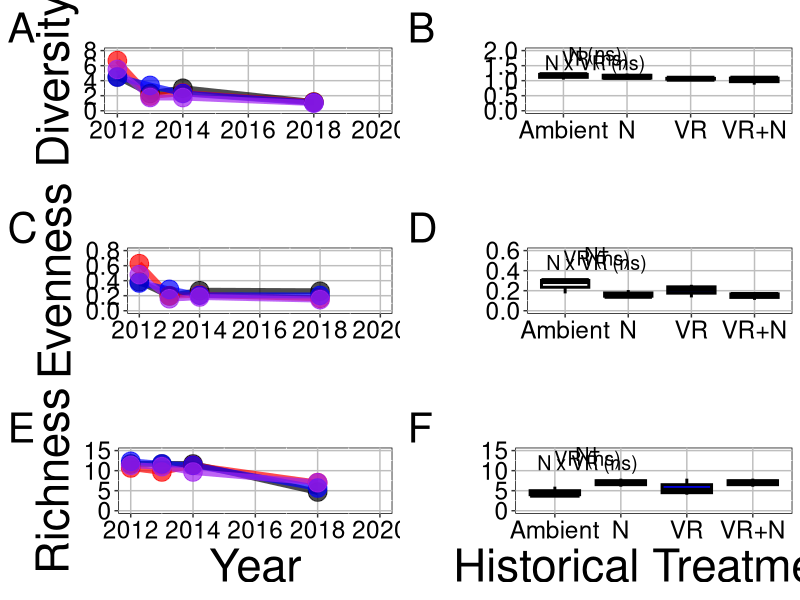
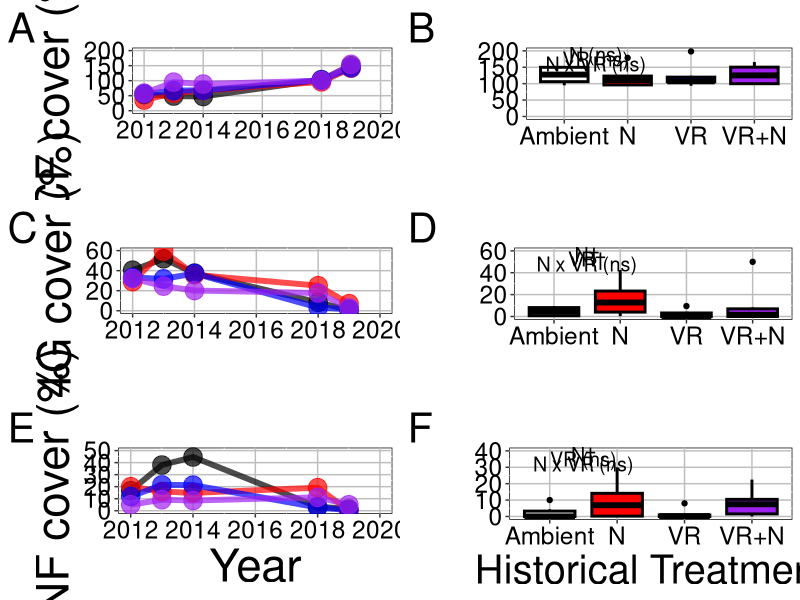

R code for these plots, in order:
# script for plotting data from the PRICLE after cessation of treatments

## Load packages and functions
library(lme4)
library(car)
library(emmeans)
library(tidyverse)
library(gtable)
library(grid)

multiplot <- function(..., plotlist=NULL, cols) {
  require(grid)
  
  # Make a list from the ... arguments and plotlist
  plots <- c(list(...), plotlist)
  
  numPlots = length(plots)
  
  # Make the panel
  plotCols = cols                          # Number of columns of plots
  plotRows = ceiling(numPlots/plotCols) # Number of rows needed, calculated from # of cols
  
  # Set up the page
  grid.newpage()
  pushViewport(viewport(layout = grid.layout(plotRows, plotCols)))
  vplayout <- function(x, y)
    viewport(layout.pos.row = x, layout.pos.col = y)
  
  # Make each plot, in the correct location
  for (i in 1:numPlots) {
    curRow = ceiling(i/plotCols)
    curCol = (i-1) %% plotCols + 1
    print(plots[[i]], vp = vplayout(curRow, curCol ))
  }
  
}

## read in data
diversity = subset(read.csv('../data/diversity_data.csv'))
cover_sum = subset(read.csv('../data/cover_pft_data.csv'))

## create factors
diversity$nitrogenfac = as.factor(diversity$nitrogen)
diversity$precipitationfac = as.factor(diversity$precipitation)
diversity$blockfac = as.factor(diversity$block)
diversity$yearfac = as.factor(diversity$year)
diversity$plotfac = as.factor(diversity$plot)
cover_sum$nitrogenfac = as.factor(cover_sum$nitrogen)
cover_sum$precipitationfac = as.factor(cover_sum$precipitation)
cover_sum$blockfac = as.factor(cover_sum$block)
cover_sum$yearfac = as.factor(cover_sum$year)
cover_sum$plotfac = as.factor(cover_sum$plot)

## create treatment variable
diversity$treatment[diversity$precipitationfac == '0' & diversity$nitrogenfac == '0'] = 'Ambient'
diversity$treatment[diversity$precipitationfac == '1' & diversity$nitrogenfac == '0'] = 'VR'
diversity$treatment[diversity$precipitationfac == '0' & diversity$nitrogenfac == '1'] = 'N'
diversity$treatment[diversity$precipitationfac == '1' & diversity$nitrogenfac == '1'] = 'VR+N'
cover_sum$treatment[cover_sum$precipitationfac == '0' & cover_sum$nitrogenfac == '0'] = 'Ambient'
cover_sum$treatment[cover_sum$precipitationfac == '1' & cover_sum$nitrogenfac == '0'] = 'VR'
cover_sum$treatment[cover_sum$precipitationfac == '0' & cover_sum$nitrogenfac == '1'] = 'N'
cover_sum$treatment[cover_sum$precipitationfac == '1' & cover_sum$nitrogenfac == '1'] = 'VR+N'

## create summarized dataset (for time plotting)
diversity_group_by = group_by(diversity, yearfac, treatment)
diversity_year_mean = summarise(diversity_group_by,
                                n = n(),
                                D_mean = mean(D, na.rm = T),
                                D_se = sd(D, na.rm = T)/sqrt(n),
                                E_mean = mean(E, na.rm = T),
                                E_se = sd(E, na.rm = T)/sqrt(n),
                                R_mean = mean(R, na.rm = T),
                                R_se = sd(R, na.rm = T)/sqrt(n))
diversity_year_mean$year = as.numeric(as.character(diversity_year_mean$yearfac))

cover_sum_group_by = group_by(cover_sum, yearfac, treatment, pft)
cover_sum_year_mean = summarise(cover_sum_group_by,
                                n = n(),
                                Sum_mean = mean(Sum, na.rm = T),
                                Sum_se = sd(Sum, na.rm = T)/sqrt(n))
cover_sum_year_mean$year = as.numeric(as.character(cover_sum_year_mean$yearfac))

## create figures

### diversity figure
d_plot = ggplot(data = subset(diversity, year > 2015), 
                aes(y = D, x = treatment, fill = treatment)) +
  theme(legend.position = 'none',
        legend.title = element_blank(),
        axis.title.y=element_text(size=rel(3), colour = 'black'),
        axis.title.x=element_text(size=rel(3), colour = 'black'),
        axis.text.x=element_text(size=rel(2), colour = 'black'),
        axis.text.y=element_text(size=rel(2), colour = 'black'),
        panel.background = element_rect(fill = 'white', colour = 'black'),
        panel.grid.major = element_line(colour = "grey"),
        legend.background = element_blank(),
        legend.box.background = element_rect(colour = "black"),
        plot.tag = element_text(size = 30)) +
  geom_boxplot(position = 'dodge', colour = 'black', lwd = 1) +
  scale_fill_manual(values = c('white', 'red', 'blue', 'purple')) +
  ylim(c(0, 2)) +
  ylab('') +
  xlab('') +
  annotate('text', x = 1.5, y = c(1.9, 1.75, 1.6), 
           label = c('N (ns)', 'VR (ns)', 'N x VR (ns)'), size = 5) +
  labs(tag = "B")

d_plot_time = ggplot(data = diversity_year_mean, 
                     aes(y = D_mean, x = year, color = treatment)) +
  theme(legend.position = 'none',
        legend.title = element_blank(),
        axis.title.y=element_text(size=rel(3), colour = 'black'),
        axis.title.x=element_text(size=rel(3), colour = 'black'),
        axis.text.x=element_text(size=rel(2), colour = 'black'),
        axis.text.y=element_text(size=rel(2), colour = 'black'),
        panel.background = element_rect(fill = 'white', colour = 'black'),
        panel.grid.major = element_line(colour = "grey"),
        legend.background = element_blank(),
        legend.box.background = element_rect(colour = "black"),
        plot.tag = element_text(size = 30)) +
  geom_line(size = 2, alpha = 0.7) +
  geom_point(size = 6, alpha = 0.7) +
  scale_color_manual(values = c('black', 'red', 'blue', 'purple')) +
  ylim(c(0, 8)) +
  xlim(c(2012, 2020)) +
  ylab('Diversity') +
  xlab('') +
  labs(tag = "A")

e_plot = ggplot(data = subset(diversity, year > 2015), 
                aes(y = E, x = treatment, fill = treatment)) +
  theme(legend.position = 'none',
        legend.title = element_blank(),
        axis.title.y=element_text(size=rel(3), colour = 'black'),
        axis.title.x=element_text(size=rel(3), colour = 'black'),
        axis.text.x=element_text(size=rel(2), colour = 'black'),
        axis.text.y=element_text(size=rel(2), colour = 'black'),
        panel.background = element_rect(fill = 'white', colour = 'black'),
        panel.grid.major = element_line(colour = "grey"),
        legend.background = element_blank(),
        legend.box.background = element_rect(colour = "black"),
        plot.tag = element_text(size = 30)) +
  geom_boxplot(position = 'dodge', colour = 'black', lwd = 1) +
  scale_fill_manual(values = c('white', 'red', 'blue', 'purple')) +
  ylim(c(0, 0.6)) +
  ylab('') +
  xlab('') +
  annotate('text', x = 1.5, y = c(1.9/3.33, 1.75/3.33, 1.6/3.33), 
           label = c('N†', 'VR (ns)', 'N x VR (ns)'), size = 5) +
  labs(tag = "D")

e_plot_time = ggplot(data = diversity_year_mean, 
                     aes(y = E_mean, x = year, color = treatment)) +
  theme(legend.position = 'none',
        legend.title = element_blank(),
        axis.title.y=element_text(size=rel(3), colour = 'black'),
        axis.title.x=element_text(size=rel(3), colour = 'black'),
        axis.text.x=element_text(size=rel(2), colour = 'black'),
        axis.text.y=element_text(size=rel(2), colour = 'black'),
        panel.background = element_rect(fill = 'white', colour = 'black'),
        panel.grid.major = element_line(colour = "grey"),
        legend.background = element_blank(),
        legend.box.background = element_rect(colour = "black"),
        plot.tag = element_text(size = 30)) +
  geom_line(size = 2, alpha = 0.7) +
  geom_point(size = 6, alpha = 0.7) +
  scale_color_manual(values = c('black', 'red', 'blue', 'purple')) +
  ylim(c(0, 0.8)) +
  xlim(c(2012, 2020)) +
  ylab('Evenness') +
  xlab('') +
  labs(tag = "C")

r_plot = ggplot(data = subset(diversity, year > 2015), 
                aes(y = R, x = treatment, fill = treatment)) +
  theme(legend.position = 'none',
        legend.title = element_blank(),
        axis.title.y=element_text(size=rel(3), colour = 'black'),
        axis.title.x=element_text(size=rel(3), colour = 'black'),
        axis.text.x=element_text(size=rel(2), colour = 'black'),
        axis.text.y=element_text(size=rel(2), colour = 'black'),
        panel.background = element_rect(fill = 'white', colour = 'black'),
        panel.grid.major = element_line(colour = "grey"),
        legend.background = element_blank(),
        legend.box.background = element_rect(colour = "black"),
        plot.tag = element_text(size = 30)) +
  geom_boxplot(position = 'dodge', colour = 'black', lwd = 1) +
  scale_fill_manual(values = c('white', 'red', 'blue', 'purple')) +
  ylim(c(0, 15)) +
  ylab('') +
  xlab('Historical Treatment') +
  annotate('text', x = 1.5, y = c(1.9*7.5, 1.75*7.5, 1.6*7.5), 
           label = c('N†', 'VR (ns)', 'N x VR (ns)'), size = 5) +
  labs(tag = "F")

r_plot_time = ggplot(data = diversity_year_mean, 
                     aes(y = R_mean, x = year, color = treatment)) +
  theme(legend.position = 'none',
        legend.title = element_blank(),
        axis.title.y=element_text(size=rel(3), colour = 'black'),
        axis.title.x=element_text(size=rel(3), colour = 'black'),
        axis.text.x=element_text(size=rel(2), colour = 'black'),
        axis.text.y=element_text(size=rel(2), colour = 'black'),
        panel.background = element_rect(fill = 'white', colour = 'black'),
        panel.grid.major = element_line(colour = "grey"),
        legend.background = element_blank(),
        legend.box.background = element_rect(colour = "black"),
        plot.tag = element_text(size = 30)) +
  geom_line(size = 2, alpha = 0.7) +
  geom_point(size = 6, alpha = 0.7) +
  scale_color_manual(values = c('black', 'red', 'blue', 'purple')) +
  ylim(c(0, 15)) +
  xlim(c(2012, 2020)) +
  ylab('Richness') +
  xlab('Year') +
  labs(tag = "E")

jpeg(filename = "plots/diversity_plot_v2.jpeg", 
     width = 15, height = 15, units = 'in', res = 600)
multiplot(d_plot_time, d_plot, e_plot_time, e_plot, r_plot_time, r_plot, cols = 2)
dev.off()

### plant type figure
cf_plot = ggplot(data = subset(cover_sum, pft == 'cf' & year > 2015), 
                 aes(y = Sum, x = treatment, fill = treatment)) +
  theme(legend.position = 'none',
        legend.title = element_blank(),
        axis.title.y=element_text(size=rel(2.6), colour = 'black'),
        axis.title.x=element_text(size=rel(2.6), colour = 'black'),
        axis.text.x=element_text(size=rel(2), colour = 'black'),
        axis.text.y=element_text(size=rel(2), colour = 'black'),
        panel.background = element_rect(fill = 'white', colour = 'black'),
        panel.grid.major = element_line(colour = "grey"),
        legend.background = element_blank(),
        legend.box.background = element_rect(colour = "black"),
        plot.tag = element_text(size = 30)) +
  geom_boxplot(position = 'dodge', colour = 'black', lwd = 1) +
  scale_fill_manual(values = c('white', 'red', 'blue', 'purple')) +
  ylim(c(0, 200)) +
  ylab('') +
  xlab('') +
  annotate('text', x = 1.5, y = c(1.9*100, 1.75*100, 1.6*100), 
           label = c('N (ns)', 'VR (ns)', 'N x VR (ns)'), size = 5) +
  labs(tag = "B")

cf_plot_time = ggplot(data = subset(cover_sum_year_mean, pft == 'cf'), 
                     aes(y = Sum_mean, x = year, color = treatment)) +
  theme(legend.position = 'none',
        legend.title = element_blank(),
        axis.title.y=element_text(size=rel(3), colour = 'black'),
        axis.title.x=element_text(size=rel(3), colour = 'black'),
        axis.text.x=element_text(size=rel(2), colour = 'black'),
        axis.text.y=element_text(size=rel(2), colour = 'black'),
        panel.background = element_rect(fill = 'white', colour = 'black'),
        panel.grid.major = element_line(colour = "grey"),
        legend.background = element_blank(),
        legend.box.background = element_rect(colour = "black"),
        plot.tag = element_text(size = 30)) +
  geom_line(size = 2, alpha = 0.7) +
  geom_point(size = 6, alpha = 0.7) +
  scale_color_manual(values = c('black', 'red', 'blue', 'purple')) +
  ylim(c(0, 200)) +
  xlim(c(2012, 2020)) +
  ylab('CF cover (%)') +
  xlab('') +
  labs(tag = "A")

c4g_plot = ggplot(data = subset(cover_sum, pft == 'c4g' & year > 2015), 
                  aes(y = Sum, x = treatment, fill = treatment)) +
  theme(legend.position = 'none',
        legend.title = element_blank(),
        axis.title.y=element_text(size=rel(2.6), colour = 'black'),
        axis.title.x=element_text(size=rel(2.6), colour = 'black'),
        axis.text.x=element_text(size=rel(2), colour = 'black'),
        axis.text.y=element_text(size=rel(2), colour = 'black'),
        panel.background = element_rect(fill = 'white', colour = 'black'),
        panel.grid.major = element_line(colour = "grey"),
        legend.background = element_blank(),
        legend.box.background = element_rect(colour = "black"),
        plot.tag = element_text(size = 30)) +
  geom_boxplot(position = 'dodge', colour = 'black', lwd = 1) +
  scale_fill_manual(values = c('white', 'red', 'blue', 'purple')) +
  ylim(c(0, 60)) +
  ylab('') +
  xlab('') +
  annotate('text', x = 1.5, y = c(1.9*30, 1.75*30, 1.6*30), 
           label = c('N†', 'VR†', 'N x VR (ns)'), size = 5) +
    labs(tag = "D")

c4g_plot_time = ggplot(data = subset(cover_sum_year_mean, pft == 'c4g'), 
                      aes(y = Sum_mean, x = year, color = treatment)) +
  theme(legend.position = 'none',
        legend.title = element_blank(),
        axis.title.y=element_text(size=rel(3), colour = 'black'),
        axis.title.x=element_text(size=rel(3), colour = 'black'),
        axis.text.x=element_text(size=rel(2), colour = 'black'),
        axis.text.y=element_text(size=rel(2), colour = 'black'),
        panel.background = element_rect(fill = 'white', colour = 'black'),
        panel.grid.major = element_line(colour = "grey"),
        legend.background = element_blank(),
        legend.box.background = element_rect(colour = "black"),
        plot.tag = element_text(size = 30)) +
  geom_line(size = 2, alpha = 0.7) +
  geom_point(size = 6, alpha = 0.7) +
  scale_color_manual(values = c('black', 'red', 'blue', 'purple')) +
  ylim(c(0, 60)) +
  xlim(c(2012, 2020)) +
  ylab('C4G cover (%)') +
  xlab('') +
  labs(tag = "C")

nf_plot = ggplot(data = subset(cover_sum, pft == 'nf' & year > 2015), 
                 aes(y = Sum, x = treatment, fill = treatment)) +
  theme(legend.position = 'none',
        legend.title = element_blank(),
        axis.title.y=element_text(size=rel(2.6), colour = 'black'),
        axis.title.x=element_text(size=rel(2.6), colour = 'black'),
        axis.text.x=element_text(size=rel(2), colour = 'black'),
        axis.text.y=element_text(size=rel(2), colour = 'black'),
        panel.background = element_rect(fill = 'white', colour = 'black'),
        panel.grid.major = element_line(colour = "grey"),
        legend.background = element_blank(),
        legend.box.background = element_rect(colour = "black"),
        plot.tag = element_text(size = 30)) +
  geom_boxplot(position = 'dodge', colour = 'black', lwd = 1) +
  scale_fill_manual(values = c('white', 'red', 'blue', 'purple')) +
  ylim(c(0, 40)) +
  ylab('') +
  xlab('Historical Treatment') +
  annotate('text', x = 1.5, y = c(1.9*20, 1.75*20, 1.6*20), 
           label = c('N†', 'VR (ns)', 'N x VR (ns)'), size = 5) +
    labs(tag = "F")

nf_plot_time = ggplot(data = subset(cover_sum_year_mean, pft == 'nf'), 
                       aes(y = Sum_mean, x = year, color = treatment)) +
  theme(legend.position = 'none',
        legend.title = element_blank(),
        axis.title.y=element_text(size=rel(3), colour = 'black'),
        axis.title.x=element_text(size=rel(3), colour = 'black'),
        axis.text.x=element_text(size=rel(2), colour = 'black'),
        axis.text.y=element_text(size=rel(2), colour = 'black'),
        panel.background = element_rect(fill = 'white', colour = 'black'),
        panel.grid.major = element_line(colour = "grey"),
        legend.background = element_blank(),
        legend.box.background = element_rect(colour = "black"),
        plot.tag = element_text(size = 30)) +
  geom_line(size = 2, alpha = 0.7) +
  geom_point(size = 6, alpha = 0.7) +
  scale_color_manual(values = c('black', 'red', 'blue', 'purple')) +
  ylim(c(0, 50)) +
  xlim(c(2012, 2020)) +
  ylab('NF cover (%)') +
  xlab('Year') +
  labs(tag = "E")

jpeg(filename = "plots/pft_plot_v2.jpeg", 
     width = 15, height = 15, units = 'in', res = 600)
multiplot(cf_plot_time, cf_plot, c4g_plot_time, c4g_plot, nf_plot_time, nf_plot, cols = 2)
dev.off()
